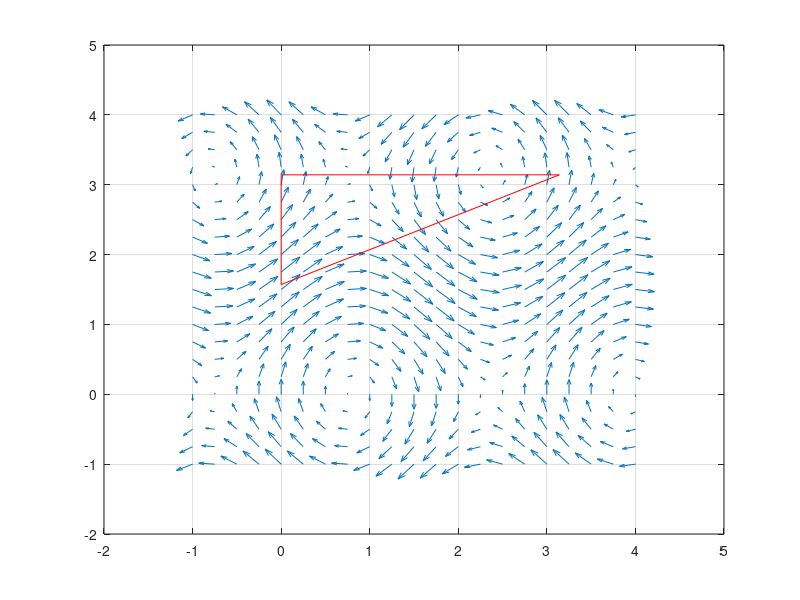

This figure's MATLAB source:
clear all;
close all;


% Champ de force
% grille
[x, y] = meshgrid(-1:0.25:4, -1:0.25:4);
quiver(x, y, sin(y), cos(2*x));
grid on;
hold on;
data = [
    0, pi;
    pi, pi;
    0, pi/2;
    0, pi
];
plot(data(:,1), data(:,2), 'r');

print('exo4.png', '-dpng');
